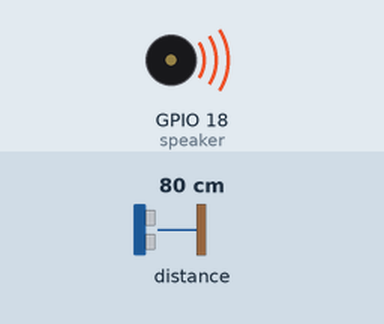
A program run on a simulated ESP32 board running MicroPython. Shown: buzzer (waves = sounding). Inputs (shaded band) come from the test bench; at power-on: distance to the obstacle 80 cm. Library files of the repository ran but are not shown: VL53L0X.py.

Above: at 0.1 s.
Timing chart, 0 to 1.6 s (numbered marks = the images above):
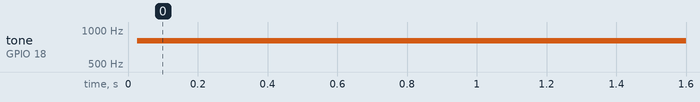

The program:

simple_theremin.py
```python
import time
from machine import Pin, I2C, PWM
from VL53L0X import VL53L0X

# Initialize I2C and Sensor
i2c = I2C(0, scl=Pin(22), sda=Pin(21))
tof = VL53L0X(i2c)

# Set up a PWM output on Pin 18 for sound
speaker = PWM(Pin(18))
speaker.duty(12)  # Set volume (duty cycle)

tof.start()

try:
    while True:
        tof.read()
        freq = tof.read()  # Use distance as frequency
        if freq > 20 and freq < 2000:  # Constrain to audible range
            speaker.freq(freq)
        time.sleep_ms(50)

except KeyboardInterrupt:
    tof.stop()
    speaker.deinit()
    print("Stopped.")
```

Measured:
- by itself, tone on GPIO 18 (speaker): silent → 800 Hz at 0.03 s
